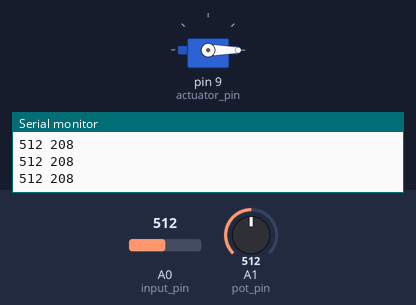
Bench run of a sketch on a simulated Arduino Uno, built with avr-gcc and run on an emulated ATmega328P. On the bench: servo, the last lines printed to the serial monitor. Inputs (shaded band) come from the test bench; at power-on: A1 (pot_pin) = 512, A0 (input_pin) = 512.

Above: at 1.2 s.
1.3 s: A1 (pot_pin) set to 153
At 2.1 s:
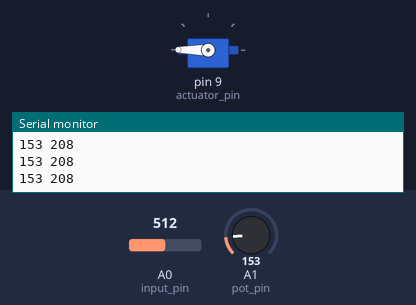
2.8 s: A0 (input_pin) set to 153
At 3.1 s:
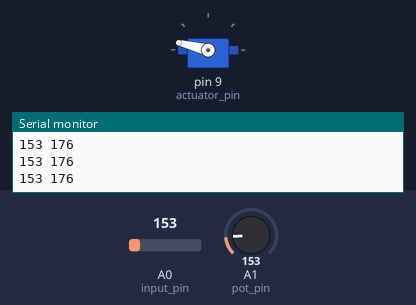
4.3 s: A1 (pot_pin) set to 173
At 5.2 s:
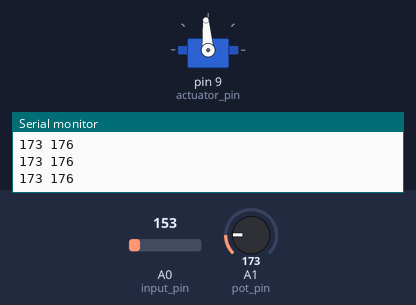
5.8 s: A0 (input_pin) set to 173
At 7.0 s:
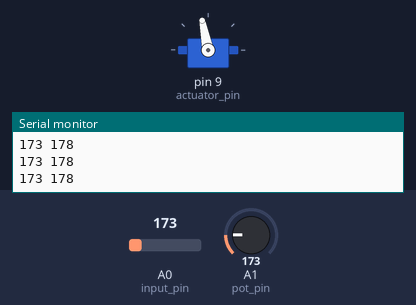
7.3 s: A0 (input_pin) set to 264
At 7.9 s:
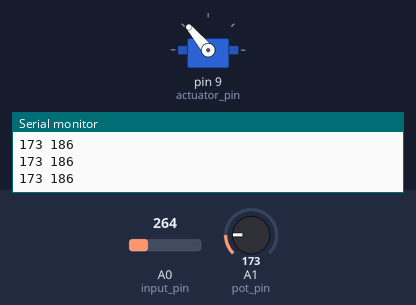
8.8 s: A0 (input_pin) set to 306
At 10.1 s:
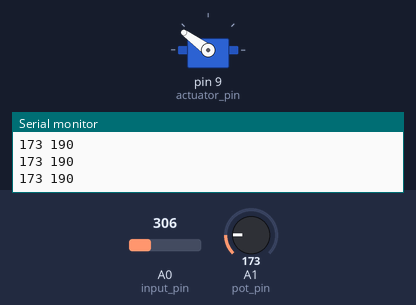
Timing chart, 0 to 11.3 s (numbered marks = the images above; inputs shaded):
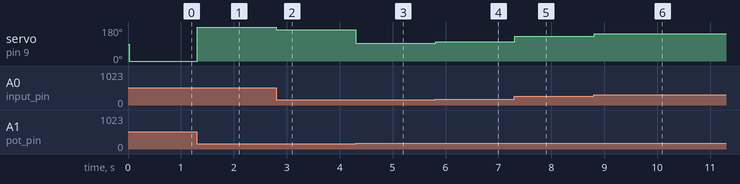

Measured:
- after the input at 1.3 s, servo on pin 9 (actuator_pin): 0° → 180° at once
- after the input at 2.8 s, servo on pin 9 (actuator_pin): 180° → 166° at once
- after the input at 4.3 s, servo on pin 9 (actuator_pin): 166° → 94° at once
- after the input at 5.8 s, servo on pin 9 (actuator_pin): 94° → 101° at once
- after the input at 7.3 s, servo on pin 9 (actuator_pin): 101° → 130° at once
- after the input at 8.8 s, servo on pin 9 (actuator_pin): 130° → 144° at once

The sketch:

m19_actuator_speed_calibration.ino
```cpp
/* m19_actuator_speed_calibration.ino
 *
 * uses a potentiometer input to control the Thomson actuator position for
 * length measurements
 *
 * author: Tyler McCown (tylermccown@engineering.ucla.edu)
 * created: 26 October 2019
 */

#include <Servo.h>

// create actuator object
Servo Actuator;
const byte actuator_pin = 9;

// define controller constants
const int control_period = 20; // [ms]
const int Kp = 20;
byte t = 0;

// define potentiometer parameters
#define POT_MIN 163
#define POT_MAX 254
const byte pot_pin = A1;

// define controller error and output values
int r_k = POT_MAX;

// define PWM limits
#define PW_STOP 1460
#define PW_MIN 1000
#define PW_MAX 2000
const int u_k_max = PW_MAX - PW_STOP;
const int u_k_min = PW_MIN - PW_STOP;

// input
const byte input_pin = A0;

void setup() {

  // connect to serial
  Serial.begin(9600);

  // attach actuator
  Actuator.attach(actuator_pin, PW_MIN, PW_MAX);

  // setup timer interrupts
  TCCR2A = 0x0;
  // TCCR2A |= (1 << WGM21); // CTC mode on OCR2A
  TCCR2B = 0x0;
  TCCR2B |= (1 << CS22); // prescaler 64
  TIMSK2 |= (1 << OCIE2A); // enable OCR2A interrupt
  OCR2A = 249; // interrupt at 1.000 ms
}

ISR(TIMER2_COMPA_vect) {
  t += 1;
}

void control_function() {
  // update reference
  r_k = map(analogRead(input_pin), 0, 1023, POT_MIN, POT_MAX);

  // get reading and calculate error
  int current_pos = analogRead(pot_pin);
  int e_k = r_k - current_pos;

  // compute control signal
  int u_k = Kp*e_k;

  // constrain final output
  u_k = constrain(u_k, u_k_min, u_k_max);

  // add controller bias and set output PWM
  Actuator.writeMicroseconds(u_k + PW_STOP);

  Serial.print(current_pos);
  Serial.print(" ");
  Serial.print(r_k);
  // Serial.print(" ");
  // Serial.print(millis());
  Serial.print("\n");
}

void loop() {
    if (t >= control_period) {
      control_function();
      t = 0;
    }
}
```
